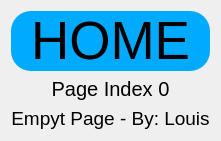
                  <widget class="QWidget" name="page_home">
                   <layout class="QVBoxLayout" name="verticalLayout_10">
                    <item>
                     <widget class="QLabel" name="label_6">
                      <property name="font">
                       <font>
                        <family>Segoe UI</family>
                        <pointsize>40</pointsize>
                       </font>
                      </property>
                      <property name="styleSheet">
                       <string notr="true">background-color: rgb(0, 170, 255);
border-radius:20px;</string>
                      </property>
                      <property name="text">
                       <string>HOME</string>
                      </property>
                      <property name="alignment">
                       <set>Qt::AlignCenter</set>
                      </property>
                     </widget>
                    </item>
                    <item>
                     <widget class="QLabel" name="label_7">
                      <property name="font">
                       <font>
                        <family>Segoe UI</family>
                        <pointsize>15</pointsize>
                       </font>
                      </property>
                      <property name="text">
                       <string>Page Index 0</string>
                      </property>
                      <property name="alignment">
                       <set>Qt::AlignCenter</set>
                      </property>
                     </widget>
                    </item>
                    <item>
                     <widget class="QLabel" name="label">
                      <property name="font">
                       <font>
                        <family>Segoe UI</family>
                        <pointsize>14</pointsize>
                       </font>
                      </property>
                      <property name="text">
                       <string>Empyt Page - By: Louis</string>
                      </property>
                      <property name="alignment">
                       <set>Qt::AlignCenter</set>
                      </property>
                     </widget>
                    </item>
                   </layout>
                  </widget>
